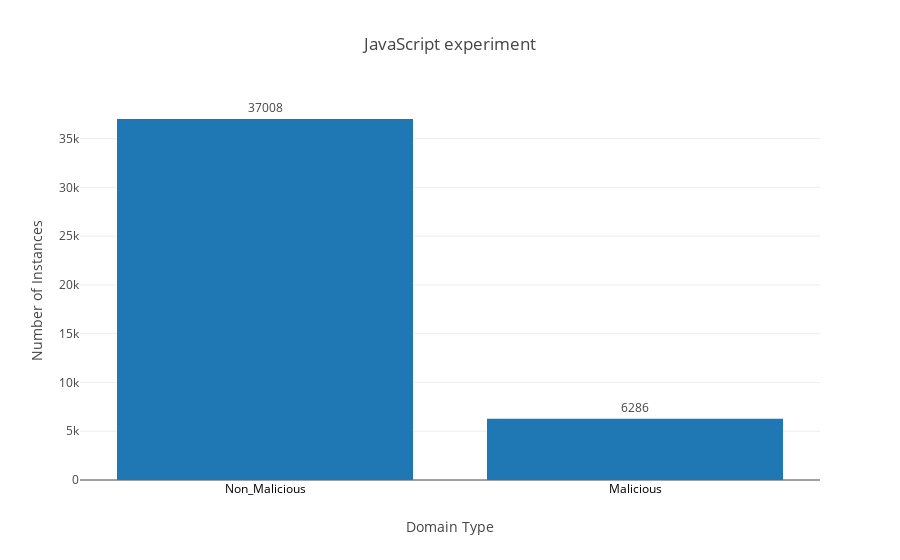
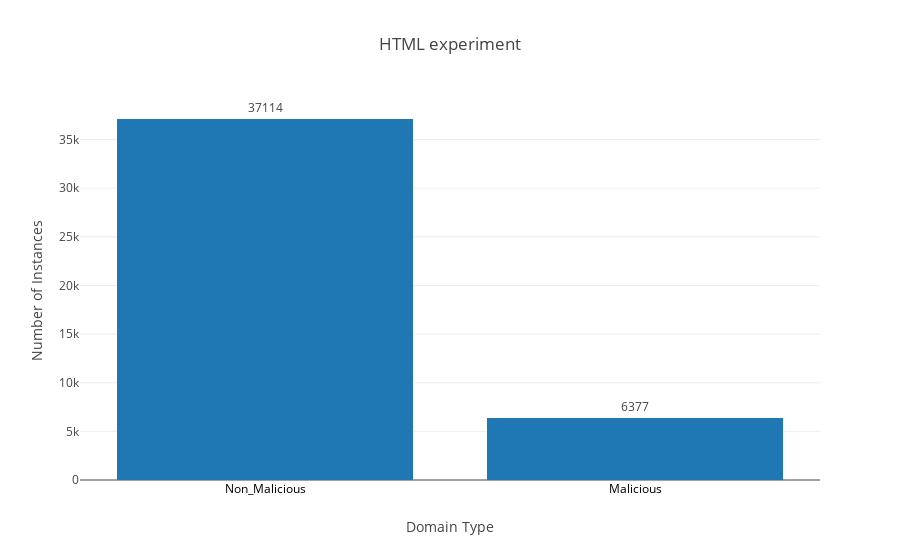
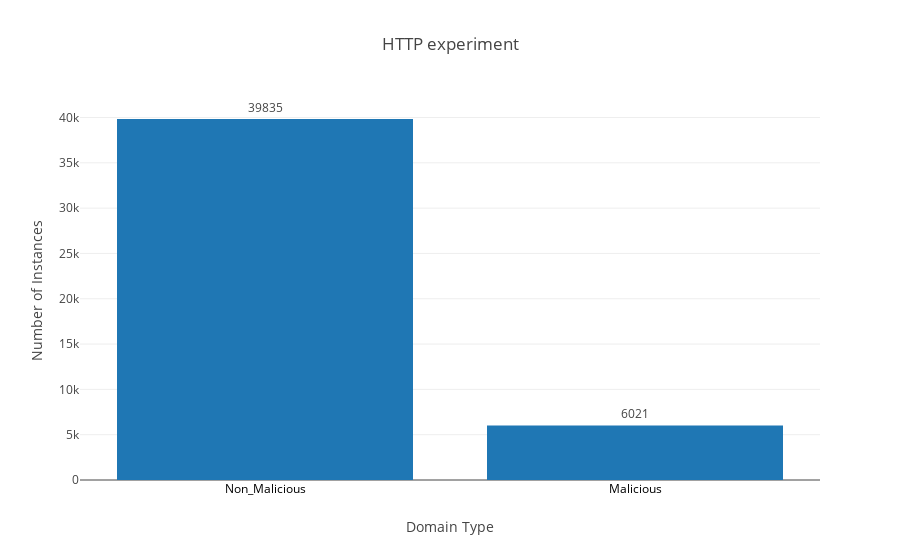

Source (notebook cell) for these figures, in order:
### Markdown cell above
#### Malicious/Non-malicious class balance

### Code cell
class_bal(df_js,'JavaScript experiment')
class_bal(df_html,'HTML experiment')
class_bal(df_http,'HTTP experiment')

### Figure 1 — Plotly figure (JSON) as saved in the notebook; plotly's stock layout.template omitted (floating-point values rounded to 4 significant figures)
{"data": [{"text": [37008, 6286], "textposition": "outside", "type": "bar", "uid": "b8bd0198-9714-455b-a915-64cc544ba7b3", "x": ["Non_Malicious", "Malicious"], "y": [37008, 6286]}], "layout": {"title": "JavaScript experiment", "xaxis": {"tickfont": {"color": "black", "size": 12}, "title": "Domain Type"}, "yaxis": {"title": "Number of Instances"}}}

### Figure 2 — Plotly figure (JSON) as saved in the notebook; plotly's stock layout.template omitted (floating-point values rounded to 4 significant figures)
{"data": [{"text": [37114, 6377], "textposition": "outside", "type": "bar", "uid": "ddafbe8c-bb98-46e3-814b-875ee88399bb", "x": ["Non_Malicious", "Malicious"], "y": [37114, 6377]}], "layout": {"title": "HTML experiment", "xaxis": {"tickfont": {"color": "black", "size": 12}, "title": "Domain Type"}, "yaxis": {"title": "Number of Instances"}}}

### Figure 3 — Plotly figure (JSON) as saved in the notebook; plotly's stock layout.template omitted (floating-point values rounded to 4 significant figures)
{"data": [{"text": [39835, 6021], "textposition": "outside", "type": "bar", "uid": "f6e1a836-ce88-4fe2-9a1b-c557c7113700", "x": ["Non_Malicious", "Malicious"], "y": [39835, 6021]}], "layout": {"title": "HTTP experiment", "xaxis": {"tickfont": {"color": "black", "size": 12}, "title": "Domain Type"}, "yaxis": {"title": "Number of Instances"}}}
